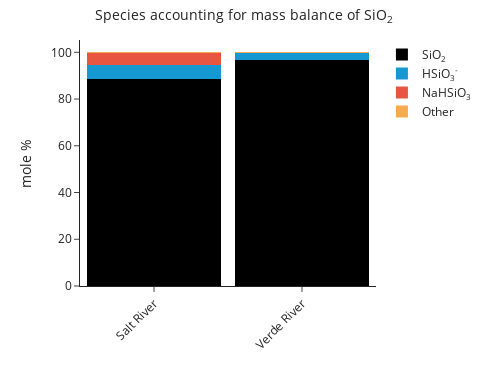

Source (notebook cell):
### Markdown cell above
The geochemist could even visualize basis species as a percent of the total aqueous species. She started with silica, "SiO2".

### Code cell
speciation.plot_mass_contribution("SiO2")

### Figure 1 — Plotly figure (JSON) as saved in the notebook; plotly's stock layout.template omitted (floating-point values rounded to 4 significant figures)
{"data": [{"hovertemplate": "species=SiO<sub>2</sub><br>sample=%{x}<br>mole %=%{y}<extra></extra>", "legendgroup": "SiO<sub>2</sub>", "marker": {"color": "#000000", "line": {"width": 0}, "pattern": {"shape": ""}}, "name": "SiO<sub>2</sub>", "orientation": "v", "showlegend": true, "textposition": "auto", "type": "bar", "width": 0.9, "x": ["Salt River", "Verde River"], "xaxis": "x", "y": [88.77, 96.87], "yaxis": "y"}, {"hovertemplate": "species=HSiO<sub>3</sub><sup>-</sup><br>sample=%{x}<br>mole %=%{y}<extra></extra>", "legendgroup": "HSiO<sub>3</sub><sup>-</sup>", "marker": {"color": "#1699d3", "line": {"width": 0}, "pattern": {"shape": ""}}, "name": "HSiO<sub>3</sub><sup>-</sup>", "orientation": "v", "showlegend": true, "textposition": "auto", "type": "bar", "width": 0.9, "x": ["Salt River", "Verde River"], "xaxis": "x", "y": [5.6, 2.9], "yaxis": "y"}, {"hovertemplate": "species=NaHSiO<sub>3</sub><br>sample=%{x}<br>mole %=%{y}<extra></extra>", "legendgroup": "NaHSiO<sub>3</sub>", "marker": {"color": "#e85642", "line": {"width": 0}, "pattern": {"shape": ""}}, "name": "NaHSiO<sub>3</sub>", "orientation": "v", "showlegend": true, "textposition": "auto", "type": "bar", "width": 0.9, "x": ["Salt River"], "xaxis": "x", "y": [5.52], "yaxis": "y"}, {"hovertemplate": "species=Other<br>sample=%{x}<br>mole %=%{y}<extra></extra>", "legendgroup": "Other", "marker": {"color": "#f5ab50", "line": {"width": 0}, "pattern": {"shape": ""}}, "name": "Other", "orientation": "v", "showlegend": true, "textposition": "auto", "type": "bar", "width": 0.9, "x": ["Salt River", "Verde River"], "xaxis": "x", "y": [0.11, 0.23], "yaxis": "y"}], "layout": {"bargap": 0, "barmode": "relative", "height": 366, "legend": {"title": {}, "tracegroupgap": 0}, "margin": {"t": 40}, "title": {"text": "<span style=\"font-size: 14px;\">Species accounting for mass balance of SiO<sub>2</sub></span>", "x": 0.5, "xanchor": "center"}, "width": 488, "xaxis": {"anchor": "y", "autorange": true, "categoryarray": ["Salt River", "Verde River"], "categoryorder": "array", "domain": [0, 1], "fixedrange": true, "range": [-0.5, 1.5], "tickangle": -45, "title": {}, "type": "category"}, "yaxis": {"anchor": "x", "autorange": true, "domain": [0, 1], "fixedrange": true, "range": [0, 105.3], "title": {"text": "mole %"}, "type": "linear"}}}
